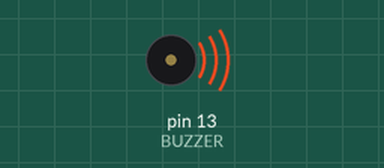
Bench run of a sketch on a simulated Arduino Uno, built with avr-gcc and run on an emulated ATmega328P. On the bench: buzzer (waves = sounding).

Above: at 0.2 s.
Timing chart, 0 to 7.8 s (numbered marks = the images above):
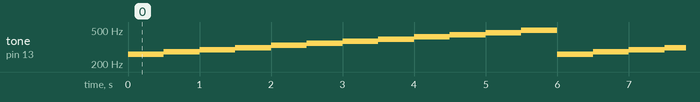

Measured:
- by itself, tone on pin 13 (BUZZER): repeats every 6.0 s: 277 Hz 0.50 s, 294 Hz 0.50 s, 311 Hz 0.50 s, 330 Hz 0.50 s, 349 Hz 0.50 s, 370 Hz 0.50 s, 392 Hz 0.50 s, 415 Hz 0.50 s, 440 Hz 0.50 s, 466 Hz 0.50 s, 494 Hz 0.50 s, 261 Hz 0.50 s

The sketch:

PassiveBuzzer.ino
```cpp
int BUZZER = 13; //We need a digital pin
int i = 0;
int tonos [] = {261, 277, 294, 311, 330, 349, 370, 392, 415, 440, 466, 494}; //Do , re mi, fa....
void setup(){
  pinMode(BUZZER, OUTPUT);// Pin as output
}

void loop(){
   for(i=0; i<12; i++){ // we playn all tones
      tone(BUZZER, tonos[i]);//Play tone i
      delay(500);
  }
}
```
